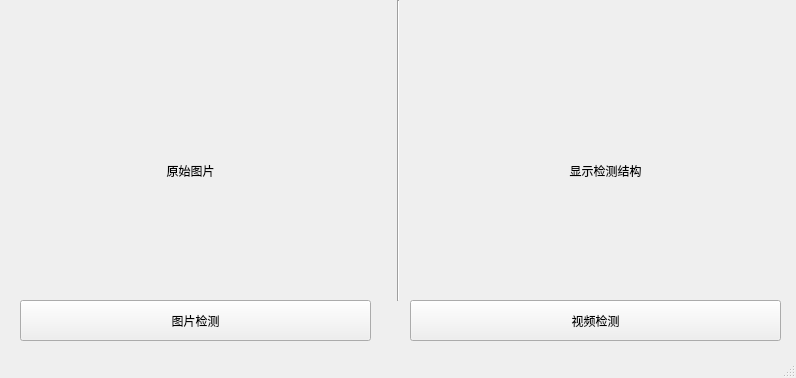
<?xml version="1.0" encoding="UTF-8"?>
<ui version="4.0">
 <class>MainWindow</class>
 <widget class="QMainWindow" name="MainWindow">
  <property name="geometry">
   <rect>
    <x>0</x>
    <y>0</y>
    <width>796</width>
    <height>378</height>
   </rect>
  </property>
  <property name="windowTitle">
   <string>MainWindow</string>
  </property>
  <widget class="QWidget" name="centralwidget">
   <widget class="QLabel" name="input">
    <property name="geometry">
     <rect>
      <x>50</x>
      <y>50</y>
      <width>281</width>
      <height>241</height>
     </rect>
    </property>
    <property name="text">
     <string>原始图片</string>
    </property>
    <property name="alignment">
     <set>Qt::AlignmentFlag::AlignCenter</set>
    </property>
   </widget>
   <widget class="QLabel" name="output">
    <property name="geometry">
     <rect>
      <x>460</x>
      <y>50</y>
      <width>291</width>
      <height>241</height>
     </rect>
    </property>
    <property name="text">
     <string>显示检测结构</string>
    </property>
    <property name="alignment">
     <set>Qt::AlignmentFlag::AlignCenter</set>
    </property>
   </widget>
   <widget class="Line" name="line">
    <property name="geometry">
     <rect>
      <x>390</x>
      <y>0</y>
      <width>16</width>
      <height>301</height>
     </rect>
    </property>
    <property name="orientation">
     <enum>Qt::Orientation::Vertical</enum>
    </property>
   </widget>
   <widget class="QPushButton" name="detect_image">
    <property name="geometry">
     <rect>
      <x>20</x>
      <y>300</y>
      <width>351</width>
      <height>41</height>
     </rect>
    </property>
    <property name="text">
     <string>图片检测</string>
    </property>
   </widget>
   <widget class="QPushButton" name="det_video">
    <property name="geometry">
     <rect>
      <x>410</x>
      <y>300</y>
      <width>371</width>
      <height>41</height>
     </rect>
    </property>
    <property name="text">
     <string>视频检测</string>
    </property>
   </widget>
  </widget>
  <widget class="QStatusBar" name="statusbar"/>
 </widget>
 <resources/>
 <connections/>
</ui>
